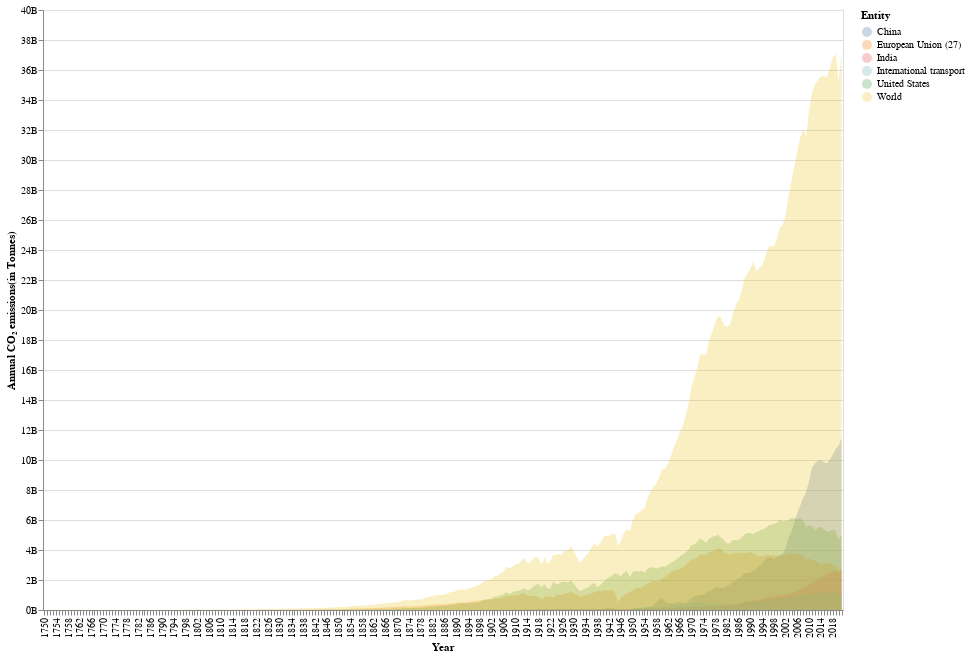

The notebook cell saved with this chart:
### Code cell
source = df_I

base = alt.Chart(source).mark_area(opacity = 0.3).encode(
    x = alt.X('Year:O', axis=alt.Axis(labelOverlap = True,labelSeparation = 1)),
    y = alt.Y("Annual CO₂ emissions", axis = alt.Axis(title='Annual CO₂ emissions(in Tonnes)',labelExpr='datum.value / 1E9 + "B"')).stack(None),
    color="Entity:N"
).properties(width=800, height=600)

base

### Figure 1 — Vega-Lite specification as saved in the notebook (floating-point values rounded to 4 significant figures; data arrays with more than 128 entries replaced by an {"elided": "..."} marker saying what was removed)
{"config": {"view": {"continuousWidth": 300, "continuousHeight": 300}}, "data": {"name": "data-d4154a9c6a6d2b63d2d76b37354f6223"}, "mark": {"type": "area", "opacity": 0.3}, "encoding": {"color": {"field": "Entity", "type": "nominal"}, "x": {"axis": {"labelOverlap": true, "labelSeparation": 1}, "field": "Year", "type": "ordinal"}, "y": {"axis": {"labelExpr": "datum.value / 1E9 + \"B\"", "title": "Annual CO₂ emissions(in Tonnes)"}, "field": "Annual CO₂ emissions", "stack": null, "type": "quantitative"}}, "height": 600, "width": 800, "$schema": "https://vega.github.io/schema/vega-lite/v5.8.0.json", "datasets": {"data-d4154a9c6a6d2b63d2d76b37354f6223": {"elided": "1070 records"}}}
